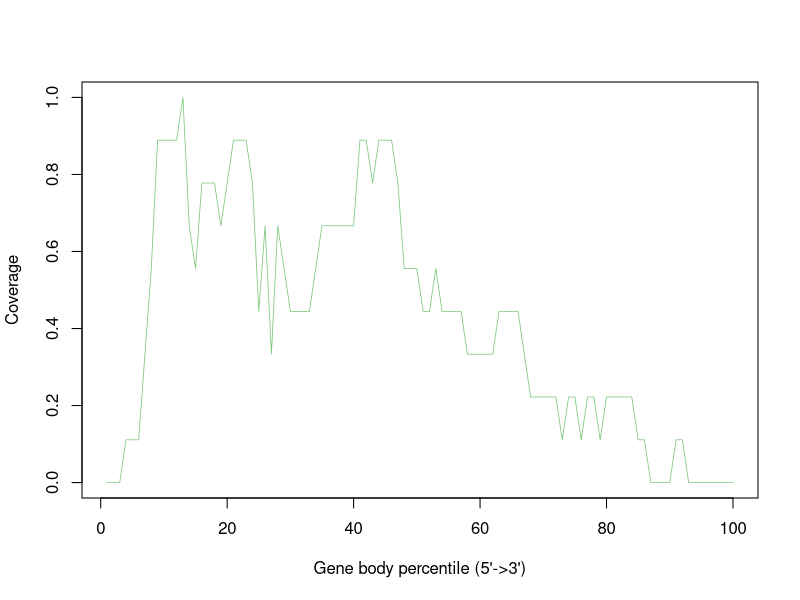

R code for this plot:
Mmus_BAL_TAL_LRTN_FLT_Rep3_F8_Aligned.sortedByCoord_sorted.out <- c(0.0,0.0,0.0,0.1111111111111111,0.1111111111111111,0.1111111111111111,0.3333333333333333,0.5555555555555556,0.8888888888888888,0.8888888888888888,0.8888888888888888,0.8888888888888888,1.0,0.6666666666666666,0.5555555555555556,0.7777777777777778,0.7777777777777778,0.7777777777777778,0.6666666666666666,0.7777777777777778,0.8888888888888888,0.8888888888888888,0.8888888888888888,0.7777777777777778,0.4444444444444444,0.6666666666666666,0.3333333333333333,0.6666666666666666,0.5555555555555556,0.4444444444444444,0.4444444444444444,0.4444444444444444,0.4444444444444444,0.5555555555555556,0.6666666666666666,0.6666666666666666,0.6666666666666666,0.6666666666666666,0.6666666666666666,0.6666666666666666,0.8888888888888888,0.8888888888888888,0.7777777777777778,0.8888888888888888,0.8888888888888888,0.8888888888888888,0.7777777777777778,0.5555555555555556,0.5555555555555556,0.5555555555555556,0.4444444444444444,0.4444444444444444,0.5555555555555556,0.4444444444444444,0.4444444444444444,0.4444444444444444,0.4444444444444444,0.3333333333333333,0.3333333333333333,0.3333333333333333,0.3333333333333333,0.3333333333333333,0.4444444444444444,0.4444444444444444,0.4444444444444444,0.4444444444444444,0.3333333333333333,0.2222222222222222,0.2222222222222222,0.2222222222222222,0.2222222222222222,0.2222222222222222,0.1111111111111111,0.2222222222222222,0.2222222222222222,0.1111111111111111,0.2222222222222222,0.2222222222222222,0.1111111111111111,0.2222222222222222,0.2222222222222222,0.2222222222222222,0.2222222222222222,0.2222222222222222,0.1111111111111111,0.1111111111111111,0.0,0.0,0.0,0.0,0.1111111111111111,0.1111111111111111,0.0,0.0,0.0,0.0,0.0,0.0,0.0,0.0)


pdf("Mmus_BAL-TAL_LRTN_FLT_Rep3_F8.geneBodyCoverage.curves.pdf")
x=1:100
icolor = colorRampPalette(c("#7fc97f","#beaed4","#fdc086","#ffff99","#386cb0","#f0027f"))(1)
plot(x,Mmus_BAL_TAL_LRTN_FLT_Rep3_F8_Aligned.sortedByCoord_sorted.out,type='l',xlab="Gene body percentile (5'->3')", ylab="Coverage",lwd=0.8,col=icolor[1])
dev.off()
